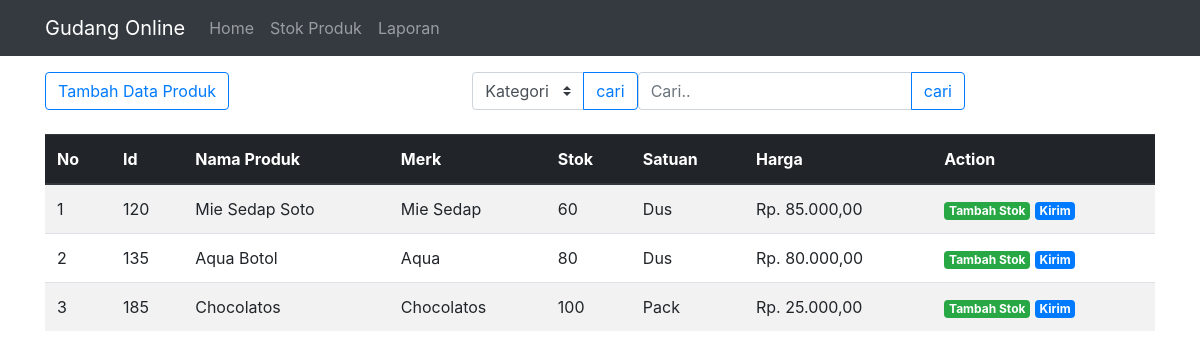
The app's page /index.php/produk with its own data.
### tables this page shows
CREATE TABLE `produk` (
  `id_produk` int(11) NOT NULL,
  `nama_produk` varchar(50) NOT NULL,
  `id_kategori` int(11) NOT NULL,
  `merk` varchar(50) NOT NULL,
  `harga` int(100) NOT NULL,
  `stok` int(50) NOT NULL,
  `id_satuan` int(11) NOT NULL
);

CREATE TABLE `satuan` (
  `id_satuan` int(11) NOT NULL,
  `nama_satuan` varchar(50) NOT NULL
);

### application/controllers/Produk.php (called while the page is built, shortened)
<?php
class Produk extends CI_Controller {
    public function __construct()
    {
        $this->load->model('Produk_model');
        $this->load->library('form_validation');
    }
    public function index()
    {
        $data['judul'] = 'Stok Produk';
        $data['produk'] = $this->Produk_model->getAllProduk();
        $data['kategori'] = $this->Produk_model->getAllKategori();
        $data['satuan'] = $this->Produk_model->getAllSatuan();
        $data['kodemasuk'] = $this->Produk_model->masuk_code();
        $data['kodekeluar'] = $this->Produk_model->keluar_code();
        $this->load->view('templates/header', $data);
        $this->load->view('produk/index', $data);
        $this->load->view('templates/footer');
    }
}

### index.php (called while the page is built, shortened)
<?php
require_once BASEPATH.'core/CodeIgniter.php';

### application/models/Produk_model.php (called while the page is built, shortened)
<?php
class Produk_model extends CI_model {
    public function getAllProduk()
    {
        $this->db->select('*');
        $this->db->from('produk');
        $this->db->join('satuan', 'produk.id_satuan=satuan.id_satuan');
        $query=$this->db->get();
        return $query->result_array();
    }
    public function masuk_code()
    {
        $this->db->select('RIGHT(barangmasuk.no_masuk,3) as kode', FALSE);
        $this->db->order_by('no_masuk', 'DESC');
        $this->db->limit(1);
        $query = $this->db->get('barangmasuk');
        if( $query->num_rows()<>0){
            $data = $query->row();
            $kode = intval($data->kode) +1;
        }else{
            $kode=1;
        }
        $kodemax = str_pad($kode, 3, "0", STR_PAD_LEFT);
        $kodejadi = "IN".date('y').date('m').$kodemax;
        return $kodejadi;
    }
    public function keluar_code()
    {
        $this->db->select('RIGHT(barangkeluar.no_keluar,3) as kode', FALSE);
        $this->db->order_by('no_keluar', 'DESC');
        $this->db->limit(1);
        $query = $this->db->get('barangkeluar');
        if( $query->num_rows()<>0){
            $data = $query->row();
            $kode = intval($data->kode) +1;
        }else{
            $kode=1;
        }
        $kodemax = str_pad($kode, 3, "0", STR_PAD_LEFT);
        $kodejadi = "EX".date('y').date('m').$kodemax;
        return $kodejadi;
    }
}

### application/views/produk/index.php (the view, shortened to what this page needs)
<div class="container mt-3">
<div class="row mt-3">
  <div class="col-md-10">
    <button type="button" class="btn btn-outline-primary" data-toggle="modal" data-target="#formModal">
      Tambah Data Produk
    </button>
    <form class="float-right" action="" method="post" autocomplete="off">
      <div class="input-group">
        <input type="text" class="form-control" placeholder="Cari.." name="keyword">
        <div class="input-group-append">
          <button class="btn btn-outline-primary" type="submit">cari</button>
        </div>
      </div>
    </form>
    <form class="float-right" action="" method="post">
      <div class="input-group">
        <select class="custom-select" name="carikategori">
          <option value="">Kategori</option>
        </select>
        <div class="input-group-append">
          <button class="btn btn-outline-primary" type="submit">cari</button>
        </div>
      </div>
    </form>
  </div>
</div>
<br>
<table class="table table-striped">
  <thead class="thead-dark">
    <tr>
      <th scope="col">No</th>
      <th scope="col">Id</th>
      <th scope="col">Nama Produk</th>
      <th scope="col">Merk</th>
      <th scope="col">Stok</th>
      <th scope="col">Satuan</th>
      <th scope="col">Harga</th>
      <th scope="col">Action</th>
    </tr>
  </thead>
  <tbody>
    <?php $no=1; foreach($produk as $stok) { ?>
    <tr>
      <td><?= $no ?></td>
      <td><?= $stok['id_produk']; ?></td>
      <td><?= $stok['nama_produk']; ?></td>
      <td><?= $stok['merk']; ?></td>
      <td><?= $stok['stok']; ?></td>
      <td><?= $stok['nama_satuan']; ?></td>
      <td>Rp. <?= number_format($stok['harga'],2,',','.'); ?></td>
      <td>
        <a href="" class="badge badge-success tampilModalStok" data-toggle="modal" data-target="#formStok" data-id_produk="<?= $stok['id_produk']; ?>">Tambah Stok</a>
        <a href="" class="badge badge-primary tampilModalKirim" data-toggle="modal" data-target="#formKirim" data-id_produk="<?= $stok['id_produk']; ?>">Kirim</a>
      </td>
    </tr>
    <?php $no++; } ?>
  </tbody>
</table>
</div>

### application/views/templates/header.php (shortened to what this page needs)
<!doctype html>
<html lang="en">
  <head>
    <link rel="stylesheet" href="<?php echo base_url('assets/css/bootstrap.css')?>">
  </head>
  <body>
    <nav class="navbar navbar-expand-lg navbar-dark bg-dark">
        <div class="container">
            <a class="navbar-brand" href="<?= base_url(); ?>">Gudang Online</a>
            <div class="collapse navbar-collapse" id="navbarNavAltMarkup">
                <div class="navbar-nav">
                <a class="nav-item nav-link" href="<?= base_url(); ?>">Home <span class="sr-only">(current)</span></a>
                <a class="nav-item nav-link" href="<?= base_url(); ?>produk">Stok Produk</a>
                <div class="dropdown">
                    <a class="nav-item nav-link" href="" role="button" id="dropdownMenuLink" data-toggle="dropdown" aria-haspopup="true" aria-expanded="false">
                        Laporan
                    </a>
                </div>
            </div>
        </div>
    </nav>

### application/views/templates/footer.php (shortened to what this page needs)
  </body>
</html>

### records on screen
produk: id_produk "120", nama_produk "Mie Sedap Soto", merk "Mie Sedap", stok "60", id_satuan.nama_satuan "Dus", harga "85.000,00"
produk: id_produk "135", nama_produk "Aqua Botol", merk "Aqua", stok "80", id_satuan.nama_satuan "Dus", harga "80.000,00"
produk: id_produk "185", nama_produk "Chocolatos", merk "Chocolatos", stok "100", id_satuan.nama_satuan "Pack", harga "25.000,00"
